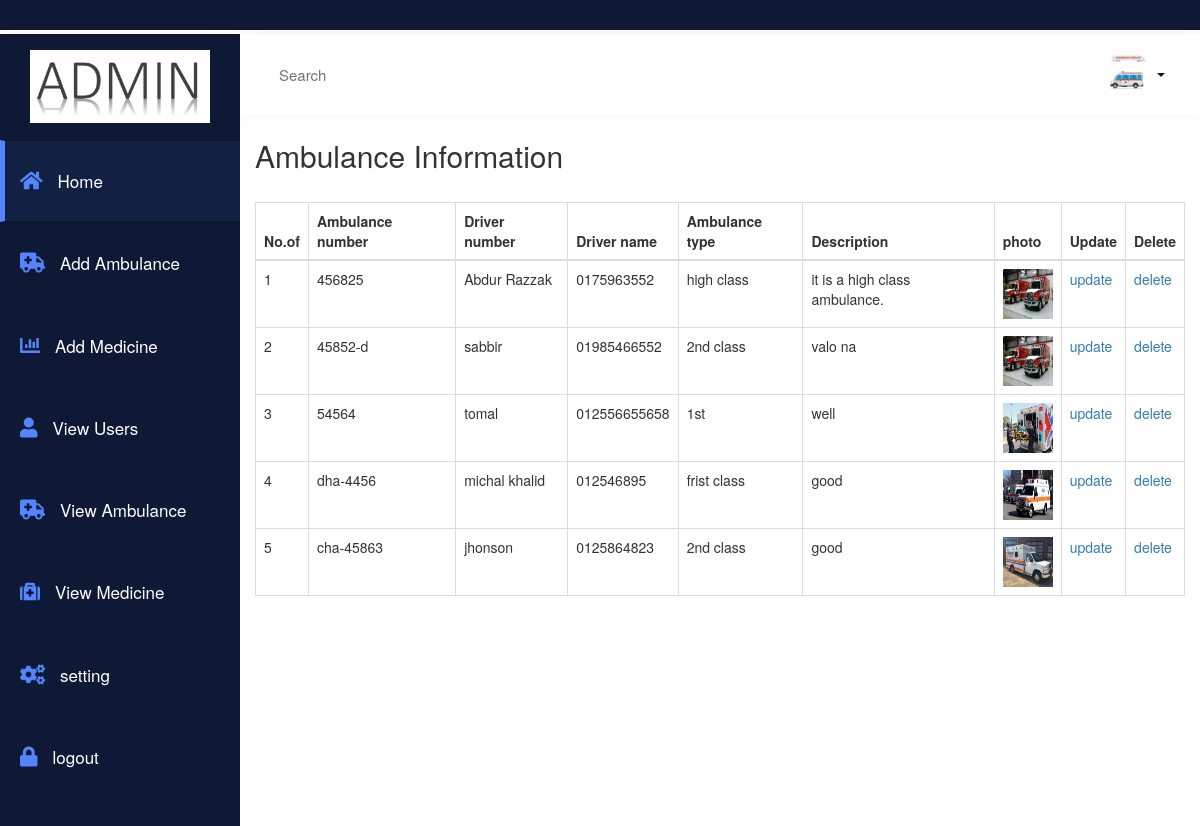
/admin/view_ambulance.php (signed in), run on the app's committed database.
### tables this page shows
CREATE TABLE IF NOT EXISTS `add_ambulance` (
`amb_id` int(50) NOT NULL,
  `ambulance_number` varchar(50) NOT NULL,
  `driver_name` varchar(50) NOT NULL,
  `dr_p_nu` varchar(50) NOT NULL,
  `ambulance_type` varchar(50) NOT NULL,
  `ambulance_area` varchar(50) NOT NULL,
  `am_discrip` varchar(50) NOT NULL,
  `amb_photo` varchar(50) NOT NULL,
  `district_name` varchar(100) NOT NULL
);

### admin/view_ambulance.php (the view, shortened to what this page needs)
<?php
include 'a_header.php';
include 'a_menu.php';
?>
<div class="container col-md-12">
    <div class="row">
    <div class=" ">
  <h2>Ambulance Information</h2>
          <br>
  <table class="table-responsive table-bordered table-hover table">
    <thead>
      <tr>
          <th>No.of</th>
        <th>Ambulance number</th>
        <th>Driver number</th>
        <th>Driver name</th>
        <th>Ambulance type</th>
        <th>Description</th>
        <th>photo</th>
        <th>Update</th>
        <th>Delete</th>
      </tr>
    </thead>
    <tbody>
         <?php
        $i=0;
                    $select=  mysql_query("SELECT * FROM add_ambulance");
                    while ($fetch = mysql_fetch_array($select)){
                        $i=$i+1;
                        ?>
     <tr>
                        <td>
                       <?php
                      echo $i;
                        ?>
                        </td>
                        <td> <?php echo $fetch['ambulance_number'];?></td>
                        <td><?php echo $fetch['driver_name'];?></td>
                        <td> <?php echo $fetch['dr_p_nu'];?></td>
                        <td><?php echo $fetch['ambulance_type'];?></td>
                        <td><?php echo $fetch['am_discrip'];?></td>
                        <td><img style="height: 50px; width: 50px;" src="<?php echo $fetch['amb_photo'];?>"></td>
                        <td><a href="edit_.php?id=<?php  ?>">update</a></td>
                        <td><a href="delete_ambulance.php?id=<?php echo $fetch['amb_id']; ?>">delete</a></td>
                    </tr> <?php
                    }
                    ?>
    </tbody>
  </table>
</div>
</div>
</div>
<?php include 'a_footer.php';?>

### admin/a_header.php (shortened to what this page needs)
 <!DOCTYPE html>
<html class="no-js" lang="en">
    <head>
        <link rel="stylesheet" href="../css/bootstrap.min.css"/>
        <link rel="stylesheet" href="../css/font-awesome.min.css"/>
        <link rel="stylesheet" href="../fonts/stylesheet.css"/>
        <link rel="stylesheet" href="../css/normalize.css"/>
		<link rel="stylesheet" href="adstyle.css" />
        <link rel="stylesheet" href="https://use.fontawesome.com/releases/v5.8.1/css/all.css" >
    </head>
    <body>

### admin/a_menu.php (shortened to what this page needs)
<header class="top_head">
</header>
<div class="container-fluid display-table">
       <div class="row display-table-row">
           <div class="col-md-2 col-sm-1 hidden-xs display-table-cell v-align box" id="navigation">
               <div class="logo">
                   <a hef="home.html"><img src="img/ad.png" alt="BACHAO.com" class="hidden-xs hidden-sm">
                   </a>
               </div>
               <div class="navi">
                   <ul>
                       <li class="active"><a href="admindashboard.php"><i class="fa fa-home" aria-hidden="true"></i><span class="hidden-xs hidden-sm">Home</span></a></li>
                       <li><a href="add_ambulance.php"><i class="fa fa-ambulance" aria-hidden="true"></i><span class="hidden-xs hidden-sm">Add Ambulance</span></a></li>
                       <li><a href="add_medicine.php"><i class="fa fa-bar-chart" aria-hidden="true"></i><span class="hidden-xs hidden-sm">Add Medicine</span></a></li>
                        <li ><a href="view_user.php"><i class="fa fa-user" aria-hidden="true"></i><span class="hidden-xs hidden-sm">View Users</span></a></li>
                       <li><a href="view_ambulance.php"><i class="fa fa-ambulance" aria-hidden="true"></i><span class="hidden-xs hidden-sm">View Ambulance</span></a></li>
                       <li><a href="view_medicine.php"><i class="fa fa-medkit" aria-hidden="true"></i><span class="hidden-xs hidden-sm">View Medicine</span></a></li>
                       <li><a href="setting.php"><i class="fa fa-cogs"></i><span class="hidden-xs hidden-sm">setting</span></a></li>
                       <li><a href="../logout.php"><i class="fa fa-lock" aria-hidden="true"></i><span class="hidden-xs hidden-sm">logout</span></a></li>
                   </ul>
               </div>
           </div>
           <div class="col-md-10 col-sm-11 display-table-cell v-align">
               <div class="row">
                   <header>
                       <div class="col-md-7">
                           <div class="search hidden-xs hidden-sm">
                               <input type="text" placeholder="Search" id="search">
                           </div>
                       </div>
                       <div class="col-md-5">
                           <div class="header-rightside">
                               <ul class="list-inline header-top pull-right">
                                   <li class="dropdown">
                                       <a href="#" class="dropdown-toggle" data-toggle="dropdown"><img src="img/ambulance4.JPG" alt="user">
                                           <b class="caret"></b></a>
                                   </li>
                               </ul>
                           </div>
                       </div>
                   </header>
               </div>

### admin/a_footer.php (shortened to what this page needs)
    </body>
</html>

### admin/adstyle.css (style rules this page uses)
.top_head { background: #0E1A35; }
#navigation { background-color: #0E1A35; height: 900px; width: 20%; }
a:focus,a:hover,a { outline:none; text-decoration: none; }
li,ul { list-style: none; padding: 0; margin: 0; }
#navigation { background: #0e1a35; }
#navigation { padding: 0; }
.display-table { display: table; padding: 0; height: 100%; width: 100%; }
.display-table-row { display: table-row; height: 100%; }
.display-table-cell { display: table-cell; float: none; height: 100%; }
.v-align { vertical-align: top; }
.logo img { max-width: 180px; padding: 16px 0 17px; width: 100%; }
.header-top { margin: 0; padding-top: 2px; }
.header-top img { border-radius: 50%; max-width: 48px !important; width: 100%; }
.navi i { font-size: 20px; }
.header-top li { display: inline-block; text-align: center; }
.header-top .dropdown-toggle { color: #0e1a35; }
#navigation { -webkit-transition: all 0.5s ease; -moz-transition: all 0.5s ease; -o-transition: all 0.5s ease; transition: all 0.5s ease; }
.search input { border: none; font-size: 15px; padding: 15px 9px; width: 100%; background: rgba(0, 0, 0, 0) url("../images/search.png") no-repeat scroll 99% 12px; color: #8492af; }
header { background: #ffffff none repeat scroll 0 0; box-shadow: 0 1px 12px rgba(0, 0, 0, 0.04); display: inline-block !important; line-height: 23px; padding: 15px; transition: all 0.5s ease 0s; width: 100%; -webkit-transition: all 0.5s ease; -moz-transition: all 0.5s ease; -o-transition: all 0.5s ease; transition: all 0.5s ease; }
.logo { text-align: center; }
.navi a { border-bottom: 1px solid #0d172e; border-top: 1px solid #0d172e; color: #ffffff; display: block; font-size: 17px; font-weight: 500; padding: 28px 20px; text-decoration: none; }
.navi i { margin-right: 15px; color: #5584ff; }
.navi .active a { background: #122143; border-left: 5px solid #5584ff; padding-left: 15px; }
.hidden-xs { -webkit-transition: all 0.5s ease; -moz-transition: all 0.5s ease; -o-transition: all 0.5s ease; transition: all 0.5s ease; }

### data on the page
add_ambulance: ambulance_number "456825", driver_name "Abdur Razzak", dr_p_nu "0175963552", ambulance_type "high class", am_discrip "it is a high class ambulance.", amb_photo (picture)
add_ambulance: ambulance_number "45852-d", driver_name "sabbir", dr_p_nu "01985466552", ambulance_type "2nd class", am_discrip "valo na", amb_photo (picture)
add_ambulance: ambulance_number "54564", driver_name "tomal", dr_p_nu "012556655658", ambulance_type "1st", am_discrip "well", amb_photo (picture)
add_ambulance: ambulance_number "dha-4456", driver_name "michal khalid", dr_p_nu "012546895", ambulance_type "frist class", am_discrip "good", amb_photo (picture)
add_ambulance: ambulance_number "cha-45863", driver_name "jhonson", dr_p_nu "0125864823", ambulance_type "2nd class", am_discrip "good", amb_photo (picture)
